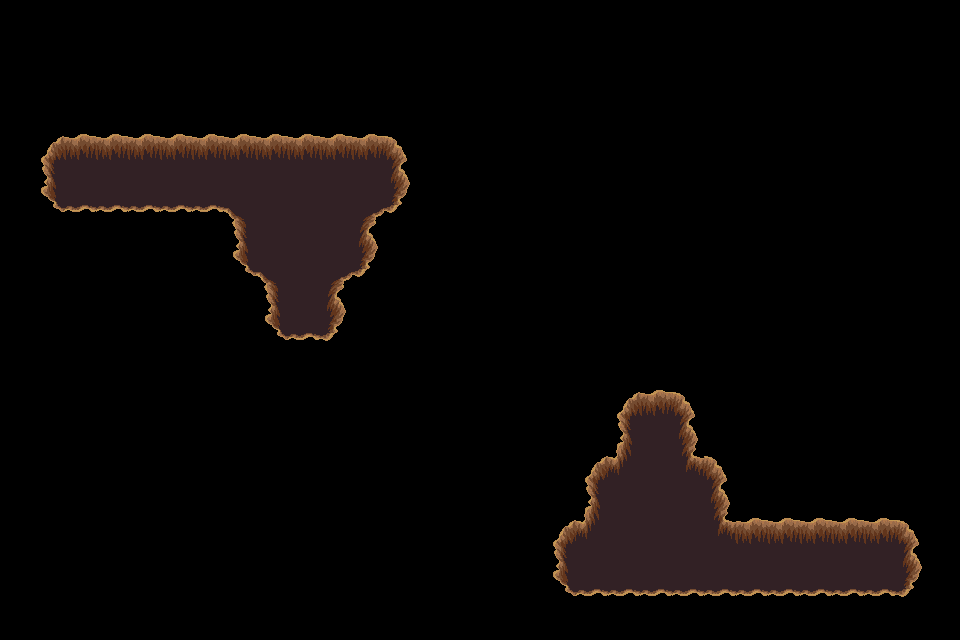

Below is a game level as drawn by its tile map, then a one-line description and the .tmx file that defines it, in full:
An orthogonal 30x20 tile map with 32x32 px tiles, 1 tile layer (trou), 2 tilesets.

<map version="1.4" tiledversion="1.4.3" orientation="orthogonal" renderorder="right-down" width="30" height="20" tilewidth="32" tileheight="32" infinite="0" nextlayerid="9" nextobjectid="1">
 <tileset firstgid="1" source="../../dungeon_green.tsx" />
 <tileset firstgid="530" source="../../dungeon.tsx" />
 <layer id="8" name="trou" width="30" height="20">
  <data encoding="csv">
0,0,0,0,0,0,0,0,0,0,0,0,0,0,0,0,0,0,0,0,0,0,0,0,0,0,0,0,0,0,
0,0,0,0,0,0,0,0,0,0,0,0,0,0,0,0,0,0,0,0,0,0,0,0,0,0,0,0,0,0,
0,0,0,0,0,0,0,0,0,0,0,0,0,0,0,0,0,0,0,0,0,0,0,0,0,0,0,0,0,0,
0,0,0,0,0,0,0,0,0,0,0,0,0,0,0,0,0,0,0,0,0,0,0,0,0,0,0,0,0,0,
0,432,433,433,433,433,433,433,433,433,433,433,434,0,0,0,0,0,0,0,0,0,0,0,0,0,0,0,0,0,
0,455,456,456,456,456,456,456,456,456,456,456,457,0,0,0,0,0,0,0,0,0,0,0,0,0,0,0,0,0,
0,478,479,479,479,479,479,388,456,456,456,387,480,0,0,0,0,0,0,0,0,0,0,0,0,0,0,0,0,0,
0,0,0,0,0,0,0,455,456,456,456,457,0,0,0,0,0,0,0,0,0,0,0,0,0,0,0,0,0,0,
0,0,0,0,0,0,0,478,388,456,387,480,0,0,0,0,0,0,0,0,0,0,0,0,0,0,0,0,0,0,
0,0,0,0,0,0,0,0,455,456,457,0,0,0,0,0,0,0,0,0,0,0,0,0,0,0,0,0,0,0,
0,0,0,0,0,0,0,0,478,479,480,0,0,0,0,0,0,0,0,0,0,0,0,0,0,0,0,0,0,0,
0,0,0,0,0,0,0,0,0,0,0,0,0,0,0,0,0,0,0,0,0,0,0,0,0,0,0,0,0,0,
0,0,0,0,0,0,0,0,0,0,0,0,0,0,0,0,0,0,0,432,433,434,0,0,0,0,0,0,0,0,
0,0,0,0,0,0,0,0,0,0,0,0,0,0,0,0,0,0,0,455,456,457,0,0,0,0,0,0,0,0,
0,0,0,0,0,0,0,0,0,0,0,0,0,0,0,0,0,0,432,411,456,410,434,0,0,0,0,0,0,0,
0,0,0,0,0,0,0,0,0,0,0,0,0,0,0,0,0,0,455,456,456,456,457,0,0,0,0,0,0,0,
0,0,0,0,0,0,0,0,0,0,0,0,0,0,0,0,0,432,411,456,456,456,410,433,433,433,433,433,434,0,
0,0,0,0,0,0,0,0,0,0,0,0,0,0,0,0,0,455,456,456,456,456,456,456,456,456,456,456,457,0,
0,0,0,0,0,0,0,0,0,0,0,0,0,0,0,0,0,478,479,479,479,479,479,479,479,479,479,479,480,0,
0,0,0,0,0,0,0,0,0,0,0,0,0,0,0,0,0,0,0,0,0,0,0,0,0,0,0,0,0,0
</data>
 </layer>
</map>
